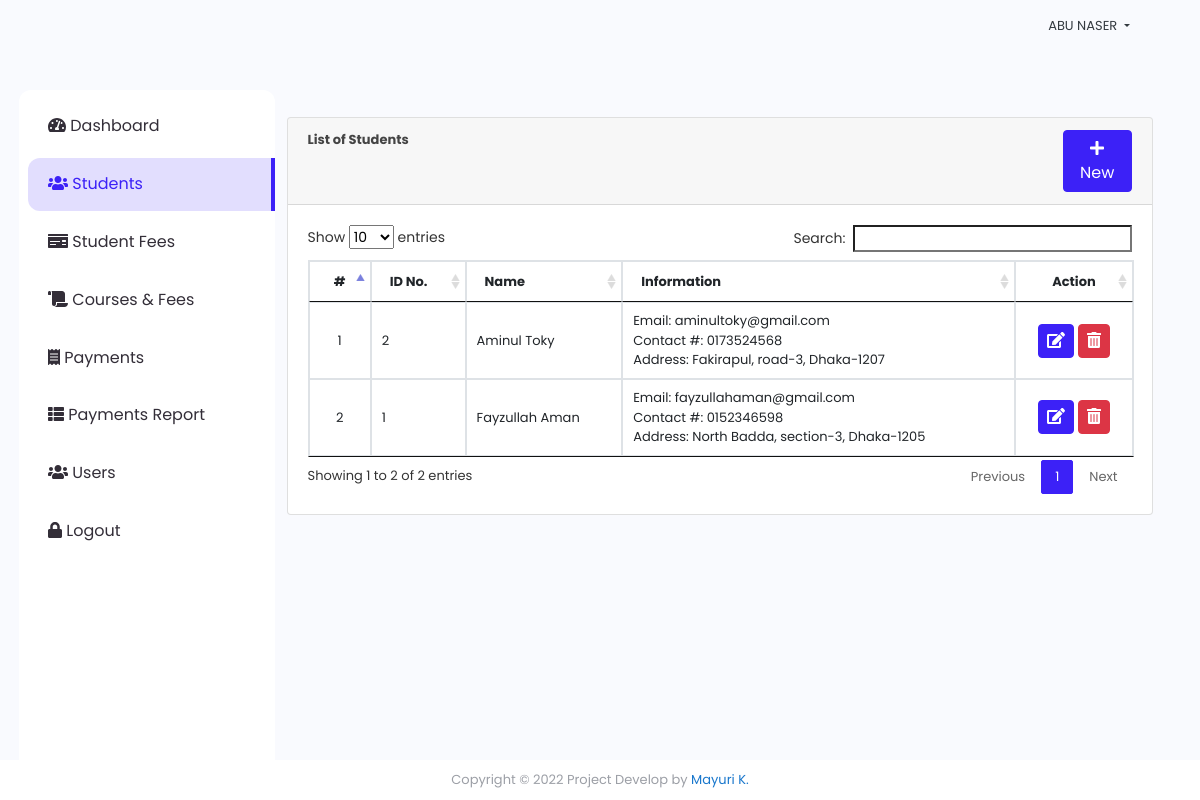
The app's page /click_fees/index.php?page=students (signed in) with its own data.
### tables this page shows
CREATE TABLE `student` (
  `id` int(30) NOT NULL,
  `id_no` varchar(100) NOT NULL,
  `name` text NOT NULL,
  `contact` varchar(100) NOT NULL,
  `address` text NOT NULL,
  `email` varchar(200) NOT NULL,
  `date_created` datetime NOT NULL DEFAULT current_timestamp()
);

### click_fees/students.php (the view, shortened to what this page needs)
<?php include('db_connect.php');?>
<div class="container-fluid">
	<div class="col-lg-12">
		<div class="row">
			<div class="col-md-12">
				<div class="card">
					<div class="card-header">
						<b>List of Students </b>
						<span class="float:right"><a class="btn btn-primary col-md-1 col-sm-6 float-right" href="javascript:void(0)" id="new_student">
					<i class="fa fa-plus"></i> New
				</a></span>
					</div>
					<div class="card-body">
						<table class="table table-condensed table-bordered table-hover">
							<thead>
								<tr>
									<th class="text-center">#</th>
									<th class="">ID No.</th>
									<th class="">Name</th>
									<th class="">Information</th>
									<th class="text-center">Action</th>
								</tr>
							</thead>
							<tbody>
								<?php
								$i = 1;
								$student = $conn->query("SELECT * FROM student order by name asc ");
								while($row=$student->fetch_assoc()):
								?>
								<tr>
									<td class="text-center"><?php echo $i++ ?></td>
									<td>
										<?php echo $row['id_no'] ?>
									</td>
									<td>
									<?php echo ucwords($row['name']) ?>
									</td>
									<td class="">
										 <p>Email: <?php echo $row['email'] ?></p>
										 <p>Contact #: <?php echo $row['contact'] ?></p>
										 <p>Address: <?php echo $row['address'] ?></p>
									</td>
									<td class="text-center">
										<button class="btn btn-primary edit_student" type="button" data-id="<?php echo $row['id'] ?>" ><i class="fa fa-edit"></i></button>
										<button class="btn btn-danger delete_student" type="button" data-id="<?php echo $row['id'] ?>"><i class="fa fa-trash-alt"></i></button>
									</td>
								</tr>
								<?php endwhile; ?>
							</tbody>
						</table>
					</div>
				</div>
			</div>
		</div>
	</div>
</div>

### click_fees/assets/css/style.css (style rules this page uses)
body { font-family: "Poppins", sans-serif; color: #444444; width: 100%; height: calc(100%); font-size: .813rem; background-color: #f9fafe; }
a { color: #1977cc; }
.btn-primary { color: #fff; background-color: #3c21f7; border-color: #3c21f7; }
.btn.edit_course, .btn.delete_course, .btn.view_payment, .btn.edit_fees, .btn.delete_fees, .btn.edit_student, .btn.delete_student, .btn.edit_payment, .btn.delete_payment { padding: 4px 8px; }

### click_fees/students.php (style rules this page uses)
td { vertical-align: middle !important; }
td p { margin: unset }

### records on screen
student: id_no "2", name "Aminul Toky", email "aminultoky@gmail.com", contact "0173524568", address "Fakirapul, road-3, Dhaka-1207"
student: id_no "1", name "Fayzullah Aman", email "fayzullahaman@gmail.com", contact "0152346598", address "North Badda, section-3, Dhaka-1205"

### other values on screen
$_SESSION['login_name'] "ABU NASER"
